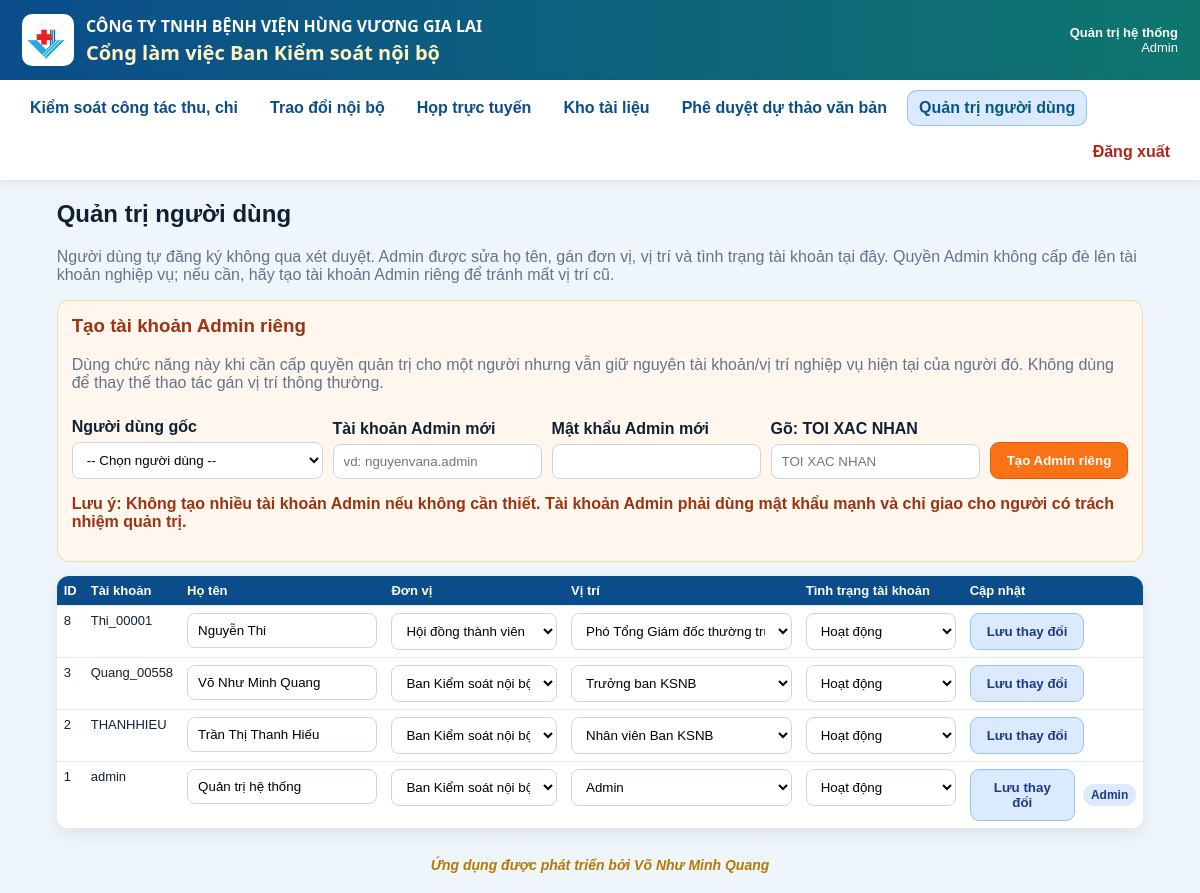
Page /admin/users (signed in) on the committed database.
### app/models.py (models this page shows)
class Users(Base):
    __tablename__ = "users"
    id = Column(Integer, primary_key=True)
    username = Column(String, unique=True, nullable=False, index=True)
    full_name = Column(String, nullable=False)
    password_hash = Column(String, nullable=False)
    unit_code = Column(String, nullable=False, default="THANH_VIEN_TRUNG_TAP")
    role_code = Column(String, nullable=False, default="THANH_VIEN_TRUNG_TAP")
    position_title = Column(String, nullable=False, default="Thành viên trưng tập")
    is_active = Column(Integer, nullable=False, default=1)
    created_at = Column(String, nullable=False)
    status = column_property(
        case(
            (is_active == 1, "ACTIVE"),
            else_="LOCKED",
        )
    )

### app/routers/admin.py (the view)
@router.get("/users")
def users_page(request: Request):
    denied = require_admin(request)
    if denied:
        return denied
    saved_user_id = str(request.query_params.get("saved_user_id") or "").strip()
    message = str(request.query_params.get("msg") or "").strip()
    with get_conn() as conn:
        users = conn.execute("SELECT * FROM users ORDER BY id DESC").fetchall()
    return templates.TemplateResponse(
        "admin_users.html",
        {
            "request": request,
            "users": users,
            "role_labels": ROLE_LABELS,
            "unit_labels": UNIT_LABELS,
            "saved_user_id": saved_user_id,
            "message": message,
        },
    )

### app/templates/admin_users.html (shortened to what this page needs)
{% extends 'base.html' %}
{% block content %}
<h2>Quản trị người dùng</h2>
<p class="muted">
  Người dùng tự đăng ký không qua xét duyệt. Admin được sửa họ tên, gán đơn vị, vị trí và tình trạng tài khoản tại đây.
  Quyền Admin không cấp đè lên tài khoản nghiệp vụ; nếu cần, hãy tạo tài khoản Admin riêng để tránh mất vị trí cũ.
</p>
<div class="admin-create-admin-panel">
  <h3>Tạo tài khoản Admin riêng</h3>
  <p class="muted">
    Dùng chức năng này khi cần cấp quyền quản trị cho một người nhưng vẫn giữ nguyên tài khoản/vị trí nghiệp vụ hiện tại của người đó.
    Không dùng để thay thế thao tác gán vị trí thông thường.
  </p>
  <form method="post" action="/admin/users/create-admin-account" class="admin-create-admin-grid">
    <div>
      <label>Người dùng gốc</label>
      <select name="source_user_id" required>
        <option value="">-- Chọn người dùng --</option>
      </select>
    </div>
    <div>
      <label>Tài khoản Admin mới</label>
      <input name="admin_username" placeholder="vd: nguyenvana.admin" required>
    </div>
    <div>
      <label>Mật khẩu Admin mới</label>
      <input name="admin_password" type="password" minlength="10" required>
    </div>
    <div>
      <label>Gõ: TOI XAC NHAN</label>
      <input name="confirm_text" placeholder="TOI XAC NHAN" required>
    </div>
    <div>
      <button
        class="secondary admin-create-admin-btn"
        type="submit"
        onclick="return confirm('Xác nhận tạo tài khoản Admin riêng? Tài khoản này có quyền quản trị toàn bộ hệ thống.');"
      >
        Tạo Admin riêng
      </button>
    </div>
  </form>
  <p class="admin-create-admin-warning">
    Lưu ý: Không tạo nhiều tài khoản Admin nếu không cần thiết. Tài khoản Admin phải dùng mật khẩu mạnh và chỉ giao cho người có trách nhiệm quản trị.
  </p>
</div>
<table class="table compact">
  <thead>
    <tr>
      <th>ID</th>
      <th>Tài khoản</th>
      <th>Họ tên</th>
      <th>Đơn vị</th>
      <th>Vị trí</th>
      <th>Tình trạng tài khoản</th>
      <th>Cập nhật</th>
    </tr>
  </thead>
  <tbody>
    {% for u in users %}
    <tr class="{% if saved_user_id and saved_user_id == u.id|string %}admin-user-row-saved{% endif %}">
      <form method="post" action="/admin/users/{{ u.id }}/assign" class="admin-user-form">
        <td>{{ u.id }}</td>
        <td>{{ u.username }}</td>
        <td>
          <input
            class="admin-user-input"
            name="full_name"
            value="{{ u.full_name or '' }}"
            required
          >
        </td>
        <td>
          <select class="admin-user-select" name="unit_code">
            {% for code, label in unit_labels.items() %}
            <option value="{{ code }}" {% if u.unit_code == code %}selected{% endif %}>{{ label }}</option>
            {% endfor %}
          </select>
        </td>
        <td>
          <select class="admin-user-select" name="role_code">
            {% for code, label in role_labels.items() %}
            <option value="{{ code }}" {% if u.role_code == code %}selected{% endif %}>{{ label }}</option>
            {% endfor %}
          </select>
        </td>
        <td>
          <select class="admin-user-select" name="is_active">
            <option value="1" {% if u.is_active %}selected{% endif %}>Hoạt động</option>
          </select>
        </td>
        <td>
          <div class="admin-user-actions">
            <button class="secondary admin-user-save-btn" type="submit">Lưu thay đổi</button>
            {% if u.role_code == 'ADMIN' %}
            <span class="admin-user-admin-badge">Admin</span>
            {% endif %}
          </div>
        </td>
      </form>
    </tr>
    {% endfor %}
  </tbody>
</table>
{% endblock %}

### app/templates/base.html (shortened to what this page needs)
<!doctype html>
<html lang="vi">
<head>
  <link rel="stylesheet" href="/static/style.css">
</head>
<body class="{% if not request.state.user %}auth-page{% endif %}">
  <header class="topbar">
    <div class="brandbox">
      <img class="brand-logo" src="/static/images/logo.png" alt="Logo">
      <div>
        <div class="company">CÔNG TY TNHH BỆNH VIỆN HÙNG VƯƠNG GIA LAI</div>
        <div class="app-title">Cổng làm việc Ban Kiểm soát nội bộ</div>
      </div>
    </div>
    {% if request.state.user %}
    <div class="userbox">
      <b>{{ request.state.user.full_name }}</b><br>
      <span>{{ request.state.user.position_title }}</span>
    </div>
    {% endif %}
  </header>
  {% if request.state.user %}
  {% set role_code = request.state.user.role_code %}
  {% set is_admin = role_code == 'ADMIN' %}
  {% set is_ksnb = role_code in ['TRUONG_BAN_KSNB', 'PHO_TRUONG_BAN_KSNB', 'NHAN_VIEN_KSNB'] %}
  {% set is_board = role_code in ['TONG_GIAM_DOC', 'PHO_TGD_THUONG_TRUC', 'PHO_TONG_GIAM_DOC'] %}
  <nav class="nav" id="mainNav" aria-label="Điều hướng chính">
    {% if is_admin or is_ksnb or is_board %}
    <a class="hvgl-nav-link " href="/revenue-control" data-nav-key="revenue_control">
      <span class="hvgl-nav-text">Kiểm soát công tác thu, chi</span>
    </a>
    {% endif %}
    <a class="hvgl-nav-link {% if request.url.path.startswith('/chat') %}is-active{% endif %}" href="/chat" data-nav-key="chat">
      <span class="hvgl-nav-text">Trao đổi nội bộ</span>
    </a>
    <a class="hvgl-nav-link {% if request.url.path.startswith('/meetings') %}is-active{% endif %}" href="/meetings" data-nav-key="meetings">
      <span class="hvgl-nav-text">Họp trực tuyến</span>
    </a>
    {% if is_admin or is_ksnb %}
    <a class="hvgl-nav-link {% if request.url.path.startswith('/documents') %}is-active{% endif %}" href="/documents" data-nav-key="documents">
      <span class="hvgl-nav-text">Kho tài liệu</span>
    </a>
    {% endif %}
    {% if is_admin or is_ksnb or is_board %}
    <a class="hvgl-nav-link {% if request.url.path.startswith('/draft-approvals') or request.url.path.startswith('/draft-approval') %}is-active{% endif %}" href="/draft-approvals" data-nav-key="draft_approvals">
      <span class="hvgl-nav-text">Phê duyệt dự thảo văn bản</span>
    </a>
    {% endif %}
    {% if is_admin %}
    <a class="hvgl-nav-link {% if request.url.path.startswith('/admin/users') %}is-active{% endif %}" href="/admin/users" data-nav-key="admin_users">
      <span class="hvgl-nav-text">Quản trị người dùng</span>
    </a>
    {% endif %}
    <a class="logout" href="/logout">Đăng xuất</a>
  </nav>
  {% endif %}
  <main class="container">
    {% block content %}{% endblock %}
  </main>
  {% if request.state.user %}
  <footer class="app-footer">
    Ứng dụng được phát triển bởi Võ Như Minh Quang
  </footer>
  {% endif %}
</body>
</html>

### app/static/style.css (style rules this page uses)
* { box-sizing:border-box }
body { margin:0;font-family:Arial,Helvetica,sans-serif;background:#eef5fb;color:#102033 }
.topbar { display:flex;justify-content:space-between;gap:16px;align-items:center;padding:14px 22px;background:linear-gradient(90deg,#0b4d8b,#0f766e);color:#fff }
.company { font-weight:700;letter-spacing:.3px }
.app-title { font-size:20px;font-weight:800;color:#f7d354;margin-top:4px }
.userbox { text-align:right;font-size:13px }
.nav { display:flex;gap:8px;align-items:center;flex-wrap:wrap;padding:10px 18px;background:#fff;box-shadow:0 2px 8px rgba(0,0,0,.08) }
.nav a { padding:9px 12px;text-decoration:none;color:#0b4d8b;border-radius:9px;font-weight:700 }
.nav .logout { margin-left:auto;color:#b42318 }
.container { width:calc(100% - 3cm); max-width:none; margin:18px auto; padding:0; }
label { display:block;font-weight:700;margin:10px 0 6px }
input,select,textarea { width:100%;padding:9px 10px;border:1px solid #cbd5e1;border-radius:8px;background:#fff }
.primary,.secondary { border:0;border-radius:9px;padding:10px 16px;font-weight:800;cursor:pointer }
.secondary { background:#e2e8f0;color:#0f172a }
.muted { color:#64748b }
.table { width:100%;border-collapse:collapse;background:#fff;border-radius:12px;overflow:hidden;box-shadow:0 5px 16px rgba(15,23,42,.08) }
.table th,.table td { padding:10px;border-bottom:1px solid #e2e8f0;vertical-align:top }
.table th { background:#0b4d8b;color:#fff;text-align:left }
.table.compact th,.table.compact td { font-size:13px;padding:7px }
.brandbox { display:flex;align-items:center;gap:12px }
.brand-logo { width:52px;height:52px;object-fit:contain;background:#fff;border-radius:10px;padding:4px }

### app/templates/base.html (style rules this page uses)
.company, .app-title { font-family: "Segoe UI", Arial, sans-serif; letter-spacing: 0; line-height: 1.25; }
.company { color: #ffffff; font-weight: 900; text-transform: uppercase; }
.app-title { color: #fff3bf; font-weight: 650; }
.nav a.hvgl-nav-link { position: relative; display: inline-flex; align-items: center; gap: 6px; font-family: inherit; font-weight: 700; border-radius: 10px; transition: background-color 0.15s ease, color 0.15s ease, box-shadow 0.15s ease; }
.nav a.hvgl-nav-link.is-active { background: #dbeafe !important; color: #075985 !important; box-shadow: inset 0 0 0 1px #93c5fd; }
.nav a.hvgl-nav-link.is-active .hvgl-nav-text { color: #075985 !important; }
.app-footer { margin: 18px auto 10px auto; padding: 10px 12px; text-align: center; color: #b77900; font-style: italic; font-weight: 700; font-size: 14px; }

### app/templates/admin_users.html (style rules this page uses)
.admin-user-form { display: contents; }
.admin-user-input, .admin-user-select { width: 100%; min-width: 150px; box-sizing: border-box; }
.admin-user-actions { display: flex; align-items: center; gap: 8px; }
.admin-user-save-btn { background: #dbeafe !important; color: #1e3a8a !important; border: 1px solid #93c5fd !important; font-weight: 700; }
.admin-user-admin-badge { display: inline-flex; align-items: center; padding: 4px 8px; border-radius: 999px; background: #dbeafe; color: #1e3a8a; font-size: 12px; font-weight: 800; white-space: nowrap; }
.admin-create-admin-panel { margin: 14px 0; padding: 14px; border: 1px solid #fed7aa; border-radius: 12px; background: #fff7ed; }
.admin-create-admin-panel h3 { margin-top: 0; color: #9a3412; }
.admin-create-admin-grid { display: grid; grid-template-columns: 1.2fr 1fr 1fr 1fr auto; gap: 10px; align-items: end; }
.admin-create-admin-warning { color: #9a3412; font-weight: 700; }
.admin-create-admin-btn { background: #f97316 !important; color: #ffffff !important; border: 1px solid #ea580c !important; font-weight: 800; }

### rows in the picture
Users: state.user.full_name "Quản trị hệ thống", state.user.position_title "Admin", id "1", username "admin", full_name "Quản trị hệ thống", unit_code "Ban Kiểm soát nội bộ", role_code "Admin", is_active "Hoạt động"
Users: id "8", username "Thi_00001", full_name "Nguyễn Thi", unit_code "Hội đồng thành viên", role_code "Phó Tổng Giám đốc thường trực", is_active "Hoạt động"
Users: id "3", username "Quang_00558", full_name "Võ Như Minh Quang", unit_code "Ban Kiểm soát nội bộ", role_code "Trưởng ban KSNB", is_active "Hoạt động"
Users: id "2", username "THANHHIEU", full_name "Trần Thị Thanh Hiếu", unit_code "Ban Kiểm soát nội bộ", role_code "Nhân viên Ban KSNB", is_active "Hoạt động"
